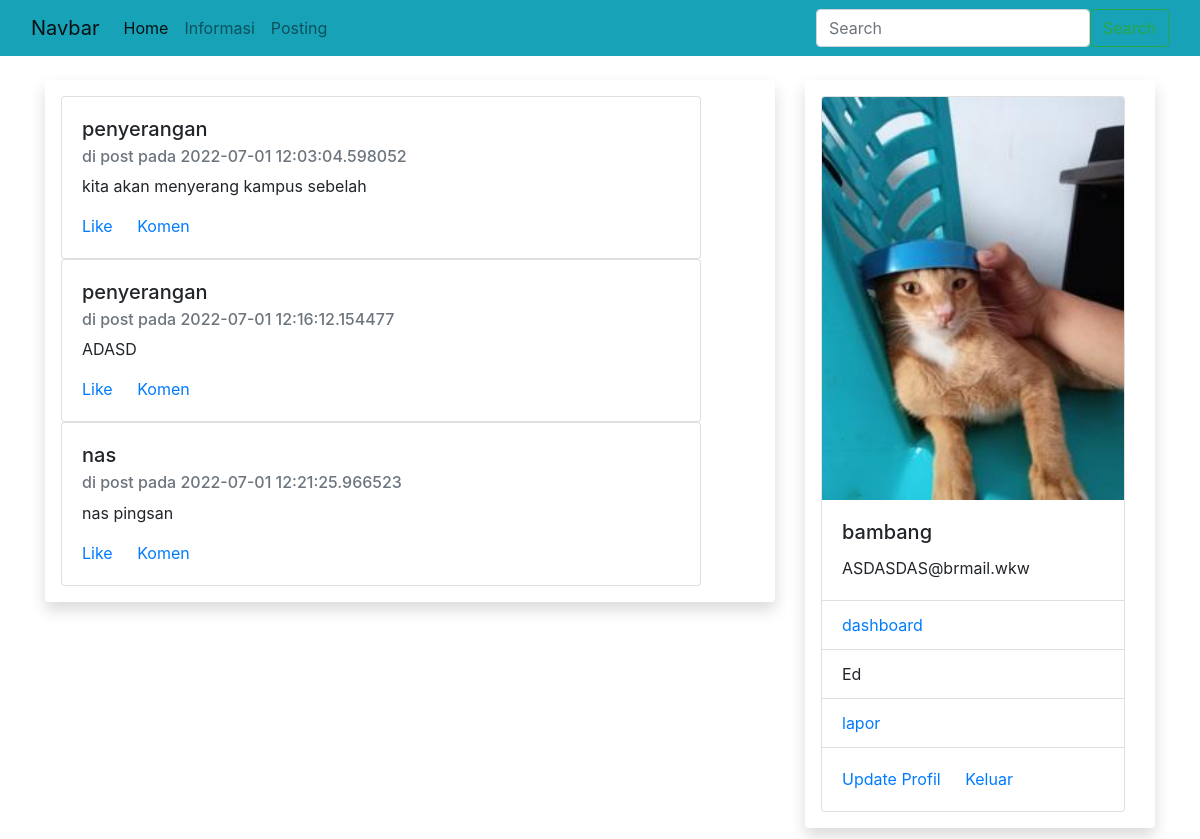
/agenda (signed in), run on an earlier commit of the app's database.
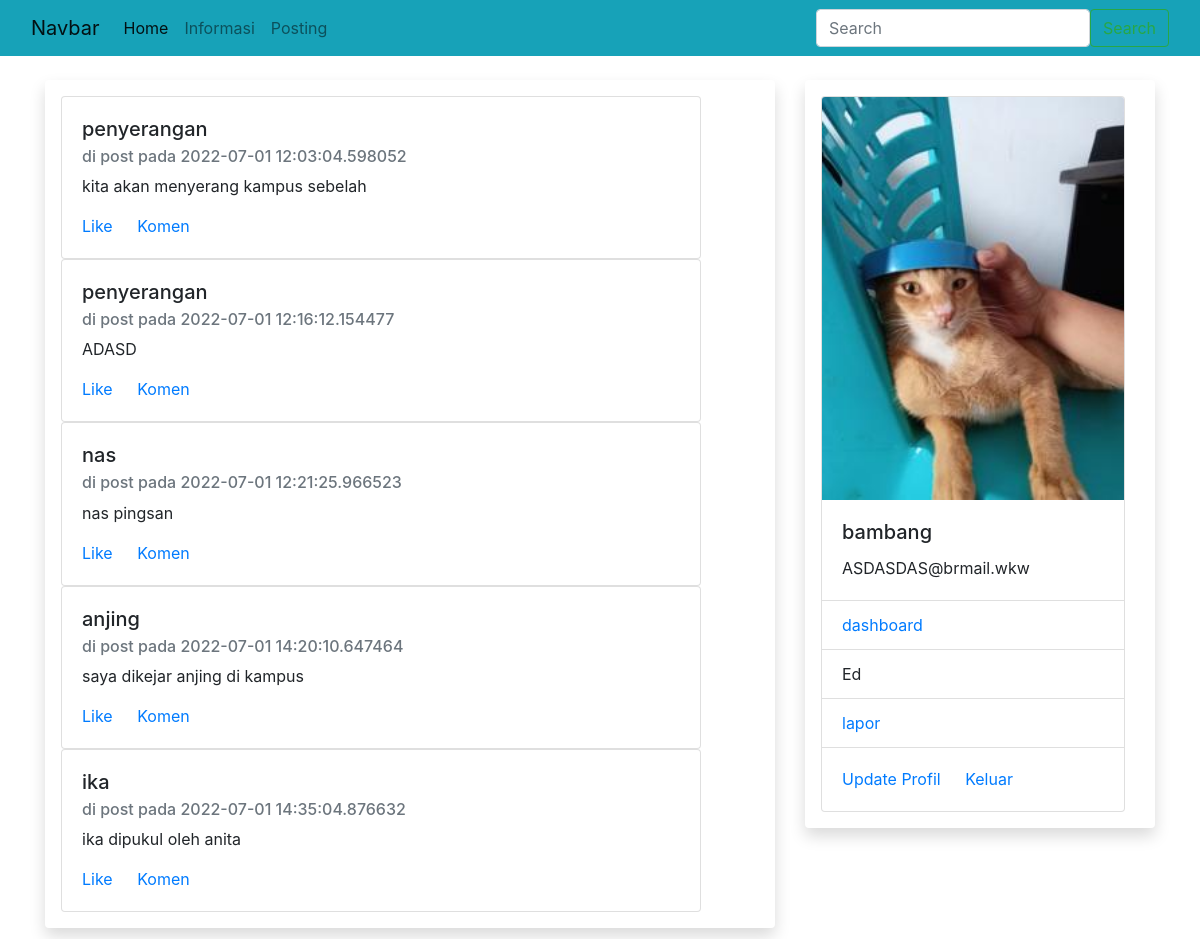
And on a later commit of the database.
### sim/models.py (models this page shows, shortened)
class Agenda_info(db.Model):
    id= db.Column(db.Integer, primary_key=True)
    subjek =db.Column(db.String(100), nullable=False)
    caption =db.Column(db.String(300), nullable=False)
    tgl_post = db.Column(db.DateTime, nullable=False, default=datetime.utcnow)

class Tmahasiswa(db.Model,UserMixin): #tambahkan
    id = db.Column(db.Integer, primary_key=True)
    npm = db.Column(db.String(15), unique=True, nullable=False)
    nama = db.Column(db.String(20) , nullable=False)
    email = db.Column(db.String(20),unique=True, nullable=False)
    password = db.Column(db.String(60), nullable=False)
    kelas = db.Column(db.String(20), nullable=False)
    alamat = db.Column(db.String(100), nullable=False)
    foto = db.Column(db.String(20), nullable=False, default='default.jpg')
    pengaduans = db.relationship('Tpengaduan', backref='mahasiswa')#backref itu relasi/hubungan antar ttabel

### sim/mahasiswa/routes.py (the view)
@rmahasiswa.route("/agenda", methods=['GET','POST'])
def informasi():
    info_agenda = Agenda_info.query.all()
    return render_template("agenda_info.html",info=info_agenda)

### sim/models.py (called while the page is built)
@login_manager.user_loader
def load_user(mahasiswa_id):
    return Tmahasiswa.query.get(int(mahasiswa_id))

### sim/templates/agenda_info.html
{% extends "base.html" %}
{% block konten %}
{% for data in info %}
<div class="card" style="width: 40em;">
   <div class="card-body">
     <h5 class="card-title">{{data.subjek}} </h5>
     <h6 class="card-subtitle mb-2 text-muted">di post pada {{data.tgl_post}} </h6>
     <p class="card-text"> {{data.caption}} </p>
     <a href="#" class="card-link">Like</a>
     <a href="#" class="card-link">Komen</a>
   </div>
 </div>
{% endfor %}
{% endblock %}

### sim/templates/base.html (shortened to what this page needs)
<!DOCTYPE html>
<html>
<head>
    <link rel="stylesheet" type="text/css" href="{{url_for('static',filename="css/bootstrap.min.css")}}">
    <link rel="stylesheet" type="text/css" href="{{url_for('static',filename="css/style.css")}}">
</head>
<body>
  <nav class="navbar navbar-expand-lg navbar-light bg-info">
        <div class="container-fluid">
          <a class="navbar-brand" href="#">Navbar</a>
          <div class="collapse navbar-collapse" id="navbarSupportedContent">
            <ul class="navbar-nav me-auto mb-2 mb-lg-0">
              <li class="nav-item">
                <a class="nav-link active" aria-current="page" href="{{url_for("rmahasiswa.rumah")}}">Home</a>
              </li>
              <li class="nav-item">
                <a class="nav-link" href="{{url_for("rmahasiswa.informasi")}}">Informasi</a>
              </li>
              {% if current_user.is_authenticated %}
              <li class="nav-item">
                <a class="nav-link" href="{{url_for("rmahasiswa.agenda_inf")}}">Posting</a>
              </li>
              {% else %}
              <li class="nav-item">
                  <a class="nav-link" href="{{url_for("rmahasiswa.daftar")}}">Daftar</a></li>
              <li class="nav-item">
                  <a class="nav-link" href="{{url_for("rmahasiswa.login")}}">Login</a></li>
              {%endif%}
            </ul>
            </div>
            <div col-md-7>
              <form class="d-flex">
                <input class="form-control me-2" type="search" placeholder="Search" aria-label="Search">
                <button class="btn btn-outline-success" type="submit">Search</button>
              </form>
            </div>
          </div>
      </nav>
      <div class="container mt-4">
        <div class="row">
          <div class="col-md-8">
            <div class="shadow p-3 mb-5 bg- rounded">
              {% block konten %}
              {% endblock %}
            </div>
        </div>
        <div class="col-md-4">
        <div class="shadow p-3 mb-5 bg- rounded">
          {% if current_user.is_authenticated %}
          <div class="card" style="width: 19rem;">
            <img src="{{url_for('static', filename= 'foto/'+current_user.foto )}} " class="card-img-top" alt="...">
            <div class="card-body">
              <h5 class="card-title">{{current_user.nama}}</h5>
              <p class="card-text">{{current_user.email}}</p>
            </div>
            <ul class="list-group list-group-flush">
              <li class="list-group-item"><a href="{{url_for('rmahasiswa.akun')}}">dashboard</a> </li>
              <li class="list-group-item">Ed</li>
              <li class="list-group-item">
                <a href="{{url_for('rmahasiswa.laporan')}}">lapor</a>
              </li>
            </ul>
            <div class="card-body">
              <a href="{{url_for('rmahasiswa.edit')}}" class="card-link">Update Profil</a>
              <a href="{{url_for('rmahasiswa.keluar')}}" class="card-link">Keluar</a>
            </div>
          </div>
          {% else %}
          <h1>Menu Lain</h1>
          <li>data mahasiswa</li>
          <li>data dosen</li>
          {% endif %}
          </div>
        </div>
      </div>
    </div>
  </body>
</html>

What changed in the data, as far as the page shows it:
added Agenda_info: subjek "anjing", tgl_post "2022-07-01 14:20:10.647464", caption "saya dikejar anjing di kampus"
added Agenda_info: subjek "ika", tgl_post "2022-07-01 14:35:04.876632", caption "ika dipukul oleh anita"
